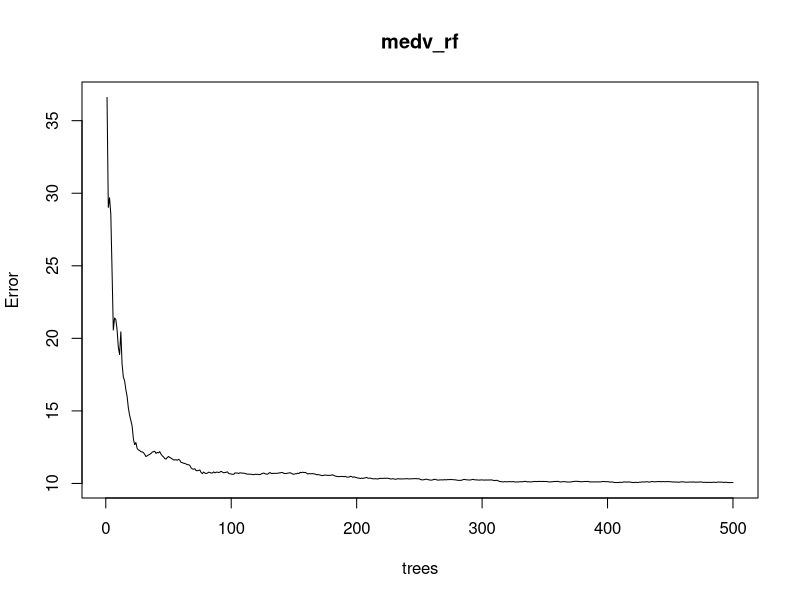
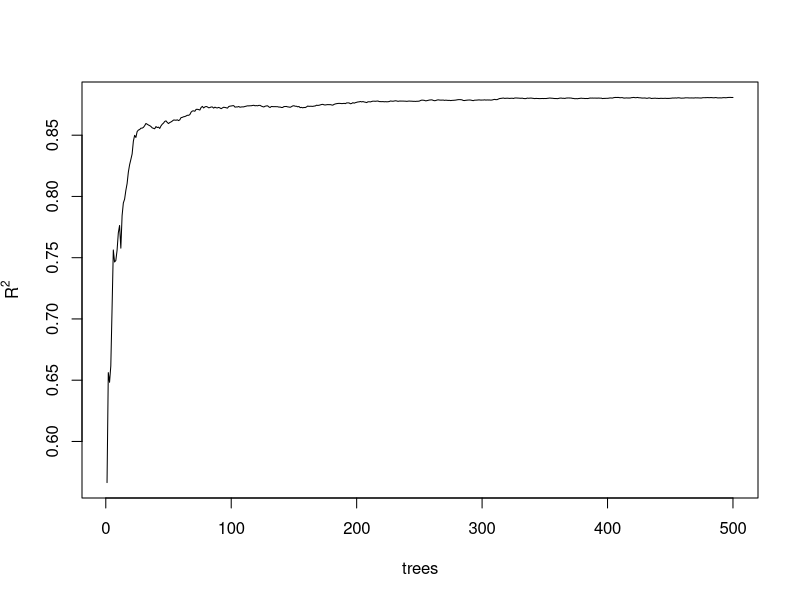
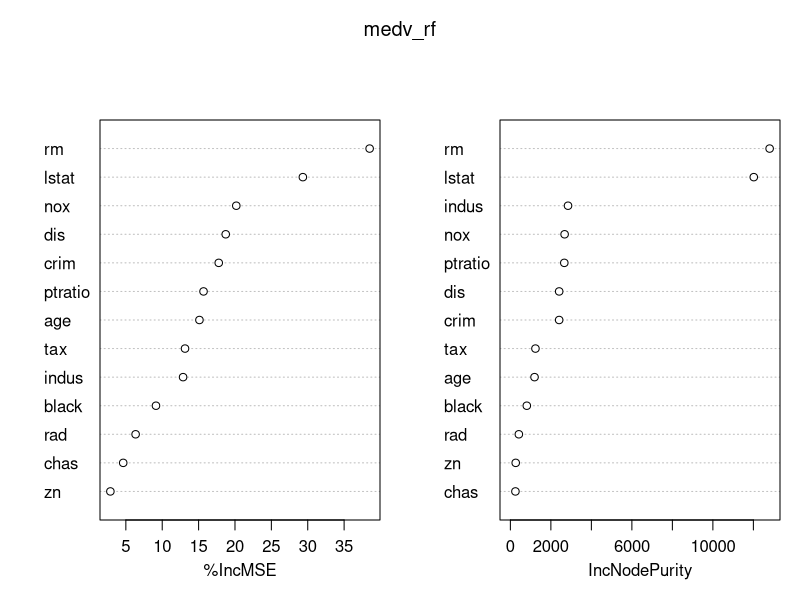
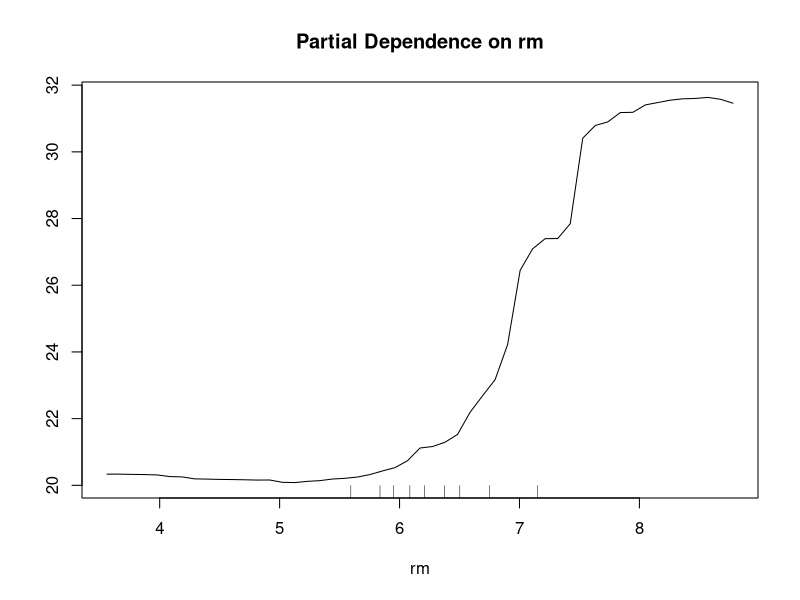
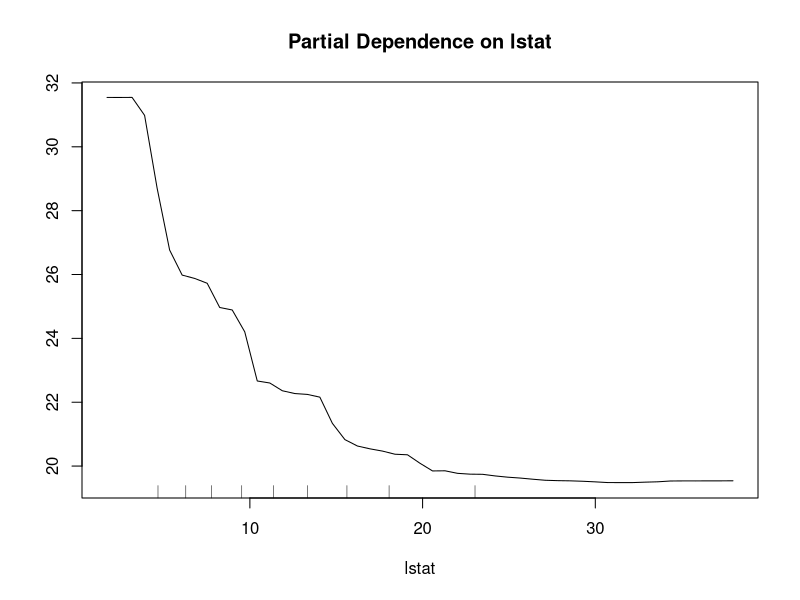
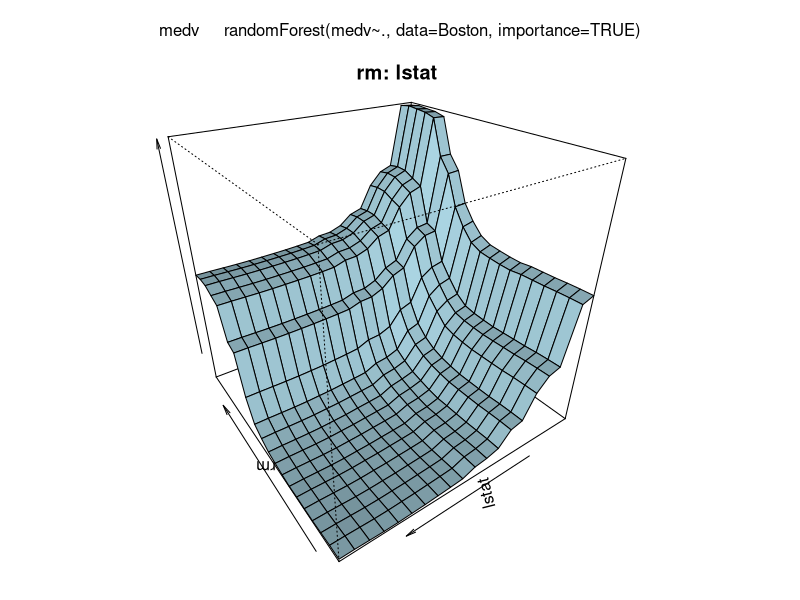
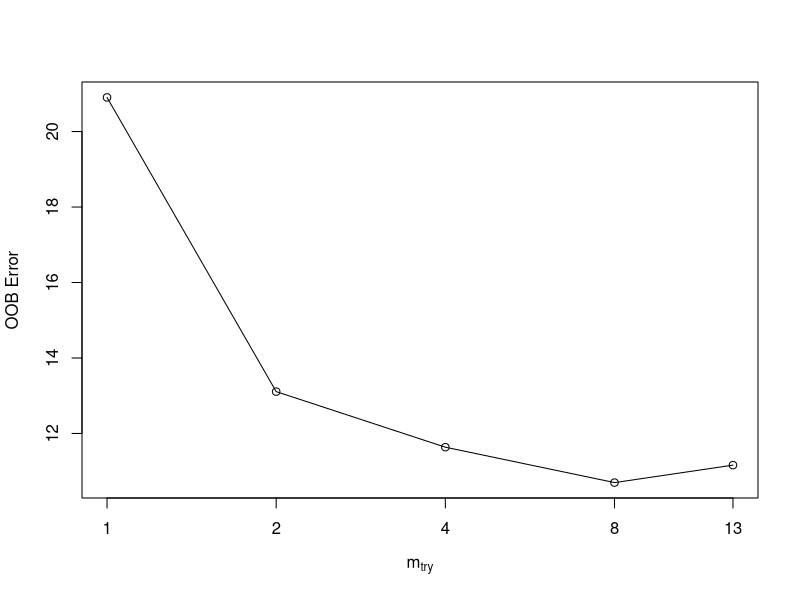
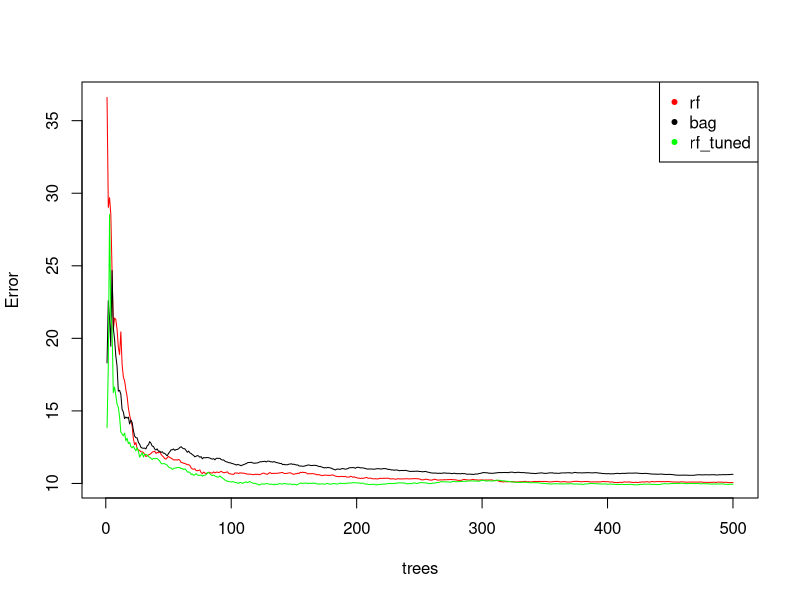

Reproduce these figures in R, in order.
library(randomForest)
library(MASS)

head(Boston)
names(Boston)

medv_rf <- randomForest(medv ~ ., data = Boston, importance = TRUE)
medv_rf

plot(medv_rf, type = "l")

tail(medv_rf$mse)

plot(medv_rf$rsq, type = "l", xlab = "trees", ylab = expression(R^2))

importance(medv_rf)
varImpPlot(medv_rf)
partialPlot(medv_rf, Boston, x.var = rm)
partialPlot(medv_rf, Boston, x.var = lstat)

library(plotmo)
plotmo(medv_rf, pmethod = "partdep", degree1 = FALSE, degree2 = c("rm", "lstat"))


medv_bag <- randomForest(medv ~ ., data = Boston, mtry = 13, importance = TRUE)
medv_bag

tune_res <- tuneRF(Boston[, -14], Boston[, 14], mtryStart = 2, stepFactor = 2)


medv_rf_tuned <- NULL
row_min <- which.min(tune_res[, "OOBError"])
mtry_min <- tune_res[row_min, "mtry"]

if (!(mtry_min %in% c(medv_rf$mtry, 13))) {
  medv_rf_tuned <- randomForest(medv ~ ., data = Boston, mtry = mtry_min)
  medv_rf_tuned
} else if (mtry_min == medv_rf$mtry) {
  "Równa domyślnej"
} else {
  "Równa maksymalnej"
}

cols <- c("red", "black", "green")

plot(medv_rf, type = "l", col = cols[1], main = NULL)
lines(medv_bag$mse, col = cols[2])
lgd <- c("rf", "bag")

if (!is.null(medv_rf_tuned)) {
  lines(medv_rf_tuned$mse, col = cols[3])
  lgd <- c(lgd, "rf_tuned")
}
legend("topright", legend = lgd, col = cols, pch = 20)

set.seed(2025)
n <- nrow(Boston)
train <- sample(n, 0.8 * n)
test <- -train

medv_rf_subset <- randomForest(medv ~ ., data = Boston, subset = train)
medv_rf_subset_pred <- predict(medv_rf_subset, Boston[test,])
mean((medv_rf_subset_pred - Boston$medv[test])^2)

medv_bag_subset <- randomForest(medv ~ ., data = Boston, subset = train, mtry = 13)
medv_bag_subset_pred <- predict(medv_bag_subset, Boston[test,])
mean((medv_bag_subset_pred - Boston$medv[test])^2)

if (!is.null(medv_rf_tuned)) {
  medv_tuned_subset <- randomForest(medv ~ ., data = Boston, subset = train, mtry = mtry_min)
  medv_tuned_subset_pred <- predict(medv_tuned_subset, Boston[test,])
  mean((medv_tuned_subset_pred - Boston$medv[test])^2)
}
